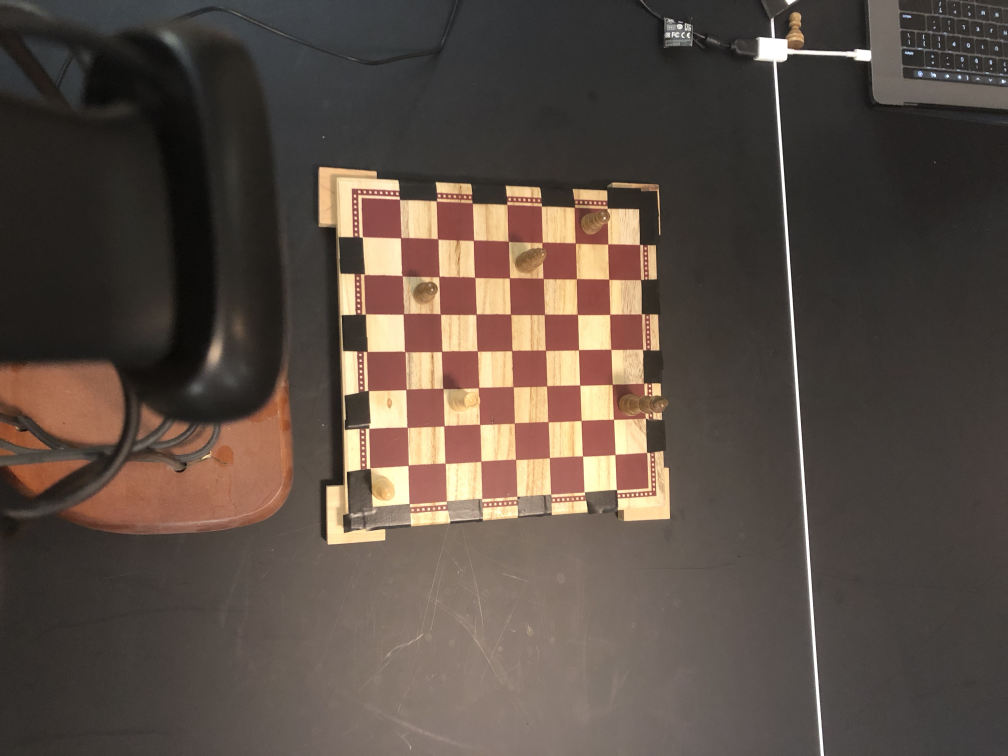
#> input picture Python/Images/occupiedFrame.jpg, 4032 x 3024 px (shown at 1/4 size)
$ python -i Analyzer.py   (imports and definitions only)   (older library calls are emulated)
#> lines starting #> are read from the running program, lines starting #| are printed output that depends on the picture; after the words box and inside, x2 and y2 are one past the last pixel; in counts of white or black regions, pixels touching at a corner belong together
import cv2 as cv
import numpy as np
import sklearn.cluster as sk

from ImageUtilities import utils


# import time


# [56 lines left out: functions motion_detected, are_images_different, is_occupied, not called in this run]


def compare_colors(c1, c2, percent_diff, p_thresh, c_thresh):
    return percent_diff < p_thresh and (abs(c1[0] - c2[0]) + abs(c1[1] - c2[1]) + abs(c1[2] - c2[2])) > c_thresh


def find_contours(blank_img):
    squares = []
    _, contours, _ = cv.findContours(blank_img, cv.RETR_CCOMP, cv.CHAIN_APPROX_NONE)
    if len(contours) == 0:
        return
    for c in contours:
        hull = cv.convexHull(c)
        epsilon = 0.1 * cv.arcLength(hull, True)
        approx = cv.approxPolyDP(hull, epsilon, True)
        if 100000 > cv.contourArea(approx) > 2000 and len(approx) == 4:
            squares.append(approx)
    return squares


def determine_player_color():
    return True


# [25 lines left out: function find_corners, not called in this run]

>>> import cv2
>>> picture = cv2.imread('../Images/occupiedFrame.jpg', cv2.IMREAD_GRAYSCALE)
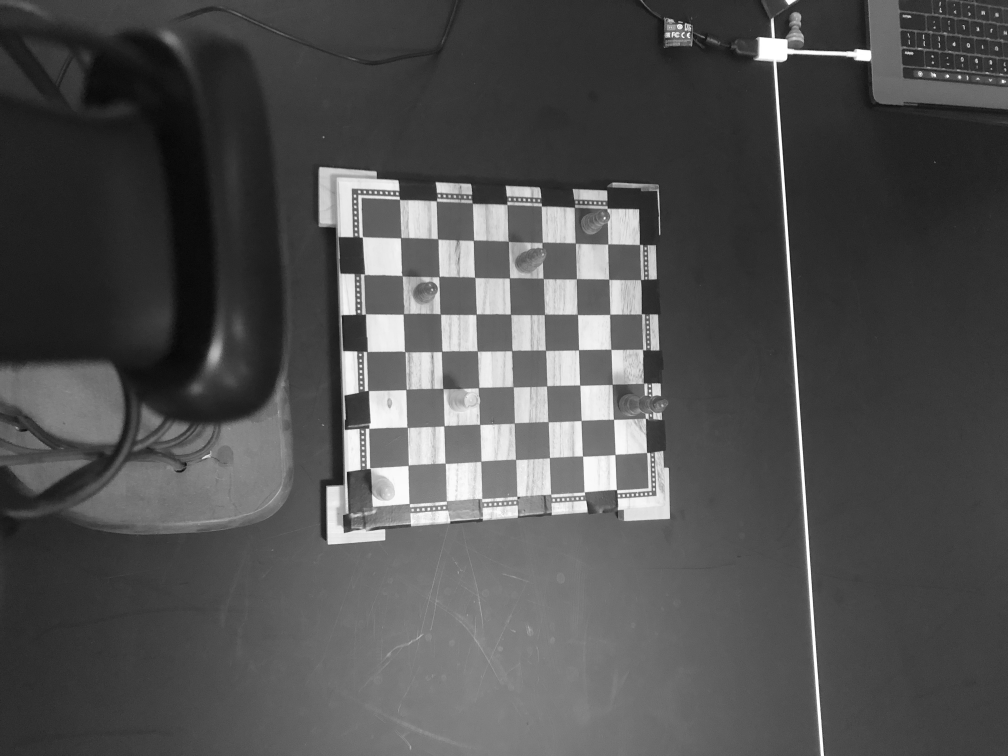
#> picture: shape (3024, 4032) (shown at 1/4 size); min 0, max 255, mean 80.1
>>> result = find_contours(picture)
#> in find_contours, `_, contours, _ = cv.findContours(blank_img, cv.RETR_CCOMP, cv.CHAIN_AP..`: contours = 5 contours, 4 with area under 20; largest, box (x1, y1, x2, y2) and area: (0, 0, 4032, 3024) 12185713
#> the loop in find_contours, `for c in contours:` made 5 passes
#> (epsilon, approx) on passes 1 to 5: (1410.8, [[4031, 0], [4031, 3023], [0, 3023], [0, 0]]), (0.566, [[788, 738], [789, 737], [790, 738], [789, 739]]), (0.566, [[667, 672], [668, 671], [669, 672], [668, 673]]), (0.566, [[680, 646], [681, 645], [682, 646], [681, 647]]), (0.566, [[2770, 169], [2771, 168], [2772, 169], [2771, 170]])
#> after the loop in find_contours, `for c in contours:`: squares = []
#> result = []
